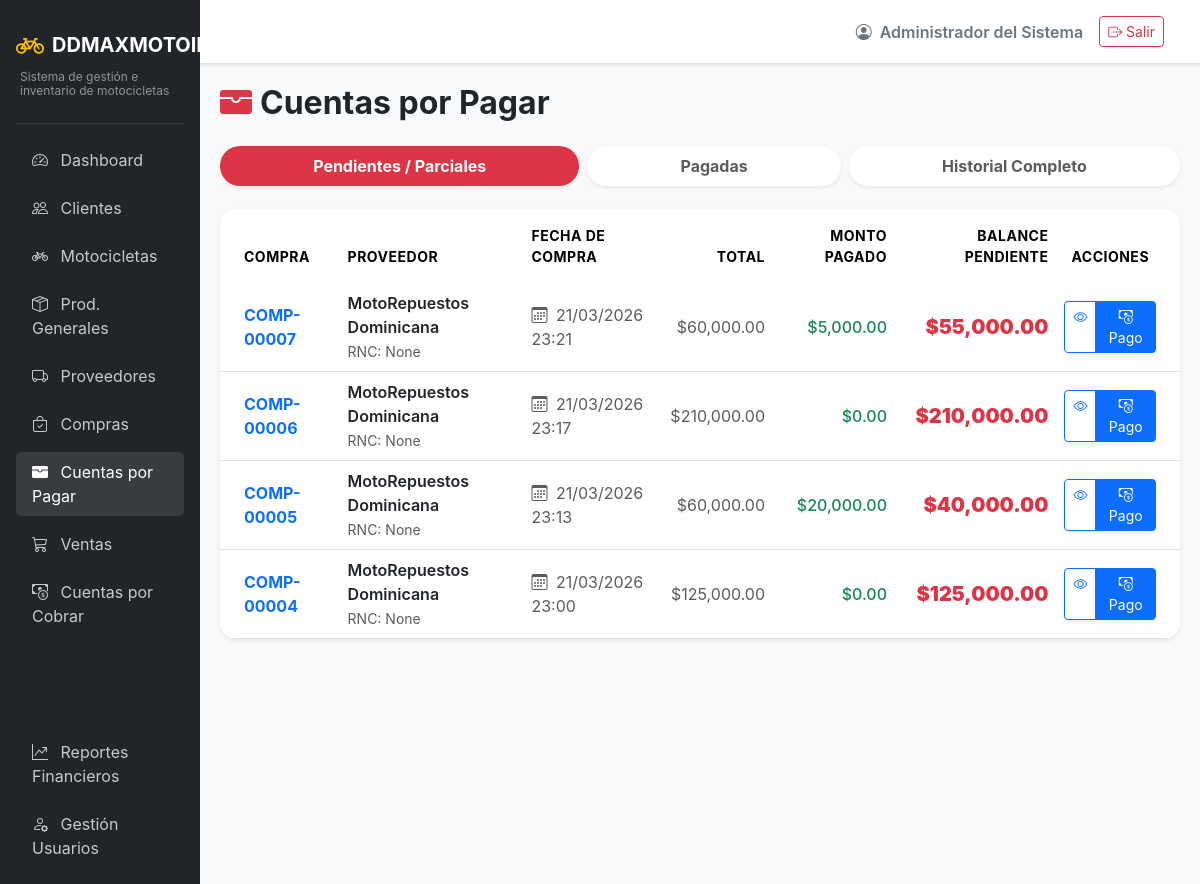
Before: /payables/ (signed in) with the older database file.
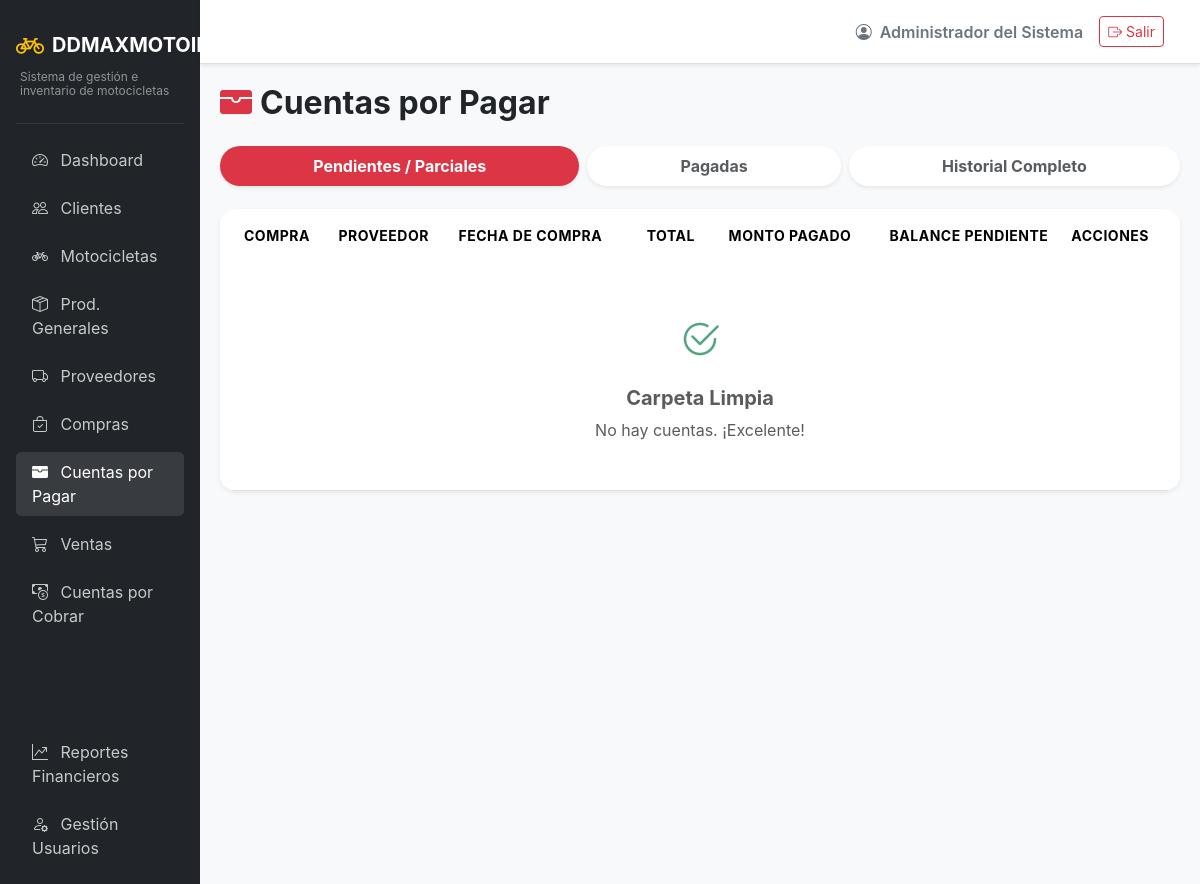
After: the same page with the newer database file.
### app/models/finance.py (models this page shows)
class CuentasPorPagar(db.Model):
    __tablename__ = 'cuentas_por_pagar'
    id = db.Column(db.Integer, primary_key=True)
    compra_id = db.Column(db.Integer, db.ForeignKey('compras.id'), nullable=False)
    proveedor_id = db.Column(db.Integer, db.ForeignKey('proveedores.id'), nullable=False)
    monto_total = db.Column(db.Numeric(12, 2), nullable=False)
    saldo = db.Column(db.Numeric(12, 2), nullable=False)
    estado = db.Column(db.String(20), default='pendiente') # pendiente, parcial, pagada
    created_at = db.Column(db.DateTime, default=datetime.utcnow)
    proveedor = db.relationship('Proveedores', backref='cuentas_por_pagar')
    compra = db.relationship('Compras', backref='cuenta_por_pagar', uselist=False)
    cuotas = db.relationship('CuotasPorPagar', backref='cuenta', lazy=True)

### app/models/transactions.py (models this page shows)
class Compras(db.Model):
    __tablename__ = 'compras'
    id = db.Column(db.Integer, primary_key=True)
    proveedor_id = db.Column(db.Integer, db.ForeignKey('proveedores.id'), nullable=False)
    fecha = db.Column(db.DateTime, default=datetime.utcnow)
    tipo = db.Column(db.String(20), nullable=False, server_default='contado') # contado, credito
    costo_total = db.Column(db.Numeric(12, 2), nullable=False)
    pago_inicial = db.Column(db.Numeric(12, 2), default=0)
    metodo_pago = db.Column(db.String(50))
    estado = db.Column(db.String(20), default='pendiente') # pendiente, anulada, pagada, parcial
    created_at = db.Column(db.DateTime, default=datetime.utcnow)
    proveedor = db.relationship('Proveedores', backref='compras')
    detalles = db.relationship('DetalleCompra', backref='compra', lazy=True)

### app/models/entities.py (models this page shows)
class Proveedores(db.Model):
    __tablename__ = 'proveedores'
    id = db.Column(db.Integer, primary_key=True)
    nombre = db.Column(db.String(150), unique=True, nullable=False)
    rnc = db.Column(db.String(50))
    telefono = db.Column(db.String(20))
    direccion = db.Column(db.String(255))
    contacto = db.Column(db.String(100))
    estado = db.Column(db.String(20), default='activo')
    created_at = db.Column(db.DateTime, default=datetime.utcnow)

### app/routes/payables.py (the view)
@payables_bp.route('/')
@login_required
def list_accounts():
    estado = request.args.get('estado', 'pendientes')
    if estado == 'pagadas':
        cuentas = CuentasPorPagar.query.options(joinedload(CuentasPorPagar.proveedor), joinedload(CuentasPorPagar.compra)).filter(CuentasPorPagar.estado == 'pagada').order_by(CuentasPorPagar.created_at.desc()).all()
    elif estado == 'todas':
        cuentas = CuentasPorPagar.query.options(joinedload(CuentasPorPagar.proveedor), joinedload(CuentasPorPagar.compra)).order_by(CuentasPorPagar.created_at.desc()).all()
    else:
        cuentas = CuentasPorPagar.query.options(joinedload(CuentasPorPagar.proveedor), joinedload(CuentasPorPagar.compra)).filter(CuentasPorPagar.estado != 'pagada').order_by(CuentasPorPagar.created_at.desc()).all()
    return render_template('payables/list.html', cuentas=cuentas, estado_actual=estado)

### app/models/auth.py (called while the page is built)
@login_manager.user_loader
def load_user(user_id):
    return db.session.get(Usuarios, int(user_id))

### app/templates/payables/list.html (shortened to what the changed rows need)
{% extends "base.html" %}
{% block content %}
<div class="d-flex justify-content-between align-items-center mb-4">
    <h2 class="fw-bold mb-0 text-dark"><i class="bi bi-wallet-fill text-danger me-2"></i>Cuentas por Pagar</h2>
</div>
<div class="card border-0 shadow-sm rounded-4 overflow-hidden">
    <div class="card-body p-0">
        <div class="table-responsive">
            <table class="table table-hover align-middle mb-0">
                <thead class="bg-light text-muted small text-uppercase" style="letter-spacing: 0.5px;">
                    <tr>
                        <th class="ps-4 py-3 border-0">Compra</th>
                        <th class="py-3 border-0">Proveedor</th>
                        <th class="py-3 border-0">Fecha de Compra</th>
                        <th class="text-end py-3 border-0">Total</th>
                        <th class="text-end py-3 border-0">Monto Pagado</th>
                        <th class="text-end py-3 border-0">Balance Pendiente</th>
                        <th class="text-center pe-4 py-3 border-0">Acciones</th>
                    </tr>
                </thead>
                <tbody class="border-top-0">
                    {% for cuenta in cuentas %}
                    <tr>
                        <td class="ps-4 fw-bold">
                            <a href="{{ url_for('payables.detail_account', id=cuenta.id) }}" class="text-decoration-none">
                                COMP-{{ "{:05d}".format(cuenta.compra.id) }}
                            </a>
                        </td>
                        <td>
                            <span class="d-block fw-semibold text-dark">{{ cuenta.proveedor.nombre }}</span>
                            <span class="text-muted small">RNC: {{ cuenta.proveedor.rnc }}</span>
                        </td>
                        <td class="text-muted"><i class="bi bi-calendar3 me-1"></i> {{ cuenta.created_at.strftime('%d/%m/%Y %H:%M') if cuenta.created_at else 'N/A' }}</td>
                        <td class="text-end text-muted">${{ "{:,.2f}".format(cuenta.monto_total) }}</td>
                        {% set pagado = cuenta.monto_total - cuenta.saldo %}
                        <td class="text-end text-success fw-medium">${{ "{:,.2f}".format(pagado) }}</td>
                        <td class="text-end fw-black text-danger fs-5">${{ "{:,.2f}".format(cuenta.saldo) }}</td>
                        <td class="text-center pe-4">
                            <div class="btn-group" role="group">
                                <a href="{{ url_for('payables.detail_account', id=cuenta.id) }}" class="btn btn-sm btn-outline-primary shadow-sm" title="Ver Detalles">
                                    <i class="bi bi-eye"></i>
                                </a>
                                {% if cuenta.estado != 'pagada' %}
                                <a href="{{ url_for('payables.create_payment', cuenta_pagar_id=cuenta.id) }}" class="btn btn-sm btn-primary shadow-sm" title="Registrar Pago">
                                    <i class="bi bi-cash-coin"></i> Pago
                                </a>
                                {% endif %}
                            </div>
                        </td>
                    </tr>
                    {% else %}
                    <tr>
                        <td colspan="7" class="text-center py-5 text-muted">
                            <i class="bi bi-check2-circle fs-1 text-success d-block mb-3 opacity-75"></i>
                            <h5 class="fw-bold">Carpeta Limpia</h5>
                            <p class="mb-0">No hay cuentas. ¡Excelente!</p>
                        </td>
                    </tr>
                    {% endfor %}
                </tbody>
            </table>
        </div>
    </div>
</div>
{% endblock %}

Changed rows visible on the page:
removed CuentasPorPagar: proveedor.nombre "MotoRepuestos Dominicana", proveedor.rnc "None", created_at "21/03/2026 23:21", monto_total "60,000.00", pagado "5,000.00", saldo "55,000.00"
no longer on this page (row edited): Compras: compra.id "00007"
no longer on this page (row edited): CuentasPorPagar: proveedor.nombre "MotoRepuestos Dominicana", proveedor.rnc "None", created_at "21/03/2026 23:17", monto_total "210,000.00", pagado "0.00", saldo "210,000.00"
no longer on this page (row edited): Compras: compra.id "00006"
no longer on this page (row edited): CuentasPorPagar: proveedor.nombre "MotoRepuestos Dominicana", proveedor.rnc "None", created_at "21/03/2026 23:13", monto_total "60,000.00", pagado "20,000.00", saldo "40,000.00"
no longer on this page (row edited): Compras: compra.id "00005"
no longer on this page (row edited): CuentasPorPagar: proveedor.nombre "MotoRepuestos Dominicana", proveedor.rnc "None", created_at "21/03/2026 23:00", monto_total "125,000.00", pagado "0.00", saldo "125,000.00"
no longer on this page (row edited): Compras: compra.id "00004"
Other visible differences:
text now shown: "Carpeta Limpia No hay cuentas. ¡Excelente!"
